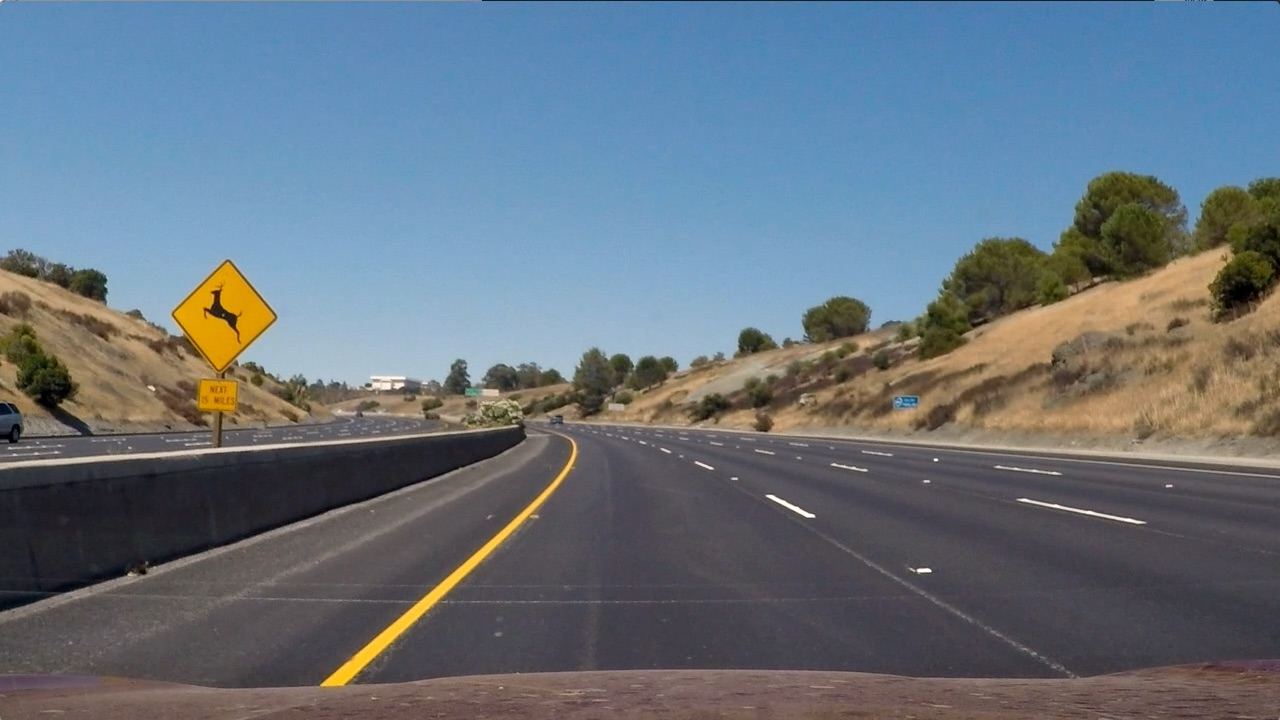
#> input picture test_images/test2.jpg, 1280 x 720 px
$ jupyter execute --allow-errors Advanced_Lane_Lines_EDA.ipynb   (shell and % lines are left out)   (older library calls are emulated)
#> lines starting #> are read from the running program, lines starting #| are printed output that depends on the picture; after the words box and inside, x2 and y2 are one past the last pixel; in counts of white or black regions, pixels touching at a corner belong together
[cell 1]
import matplotlib.pyplot as plt
import matplotlib.image as mpimg
import numpy as np
import cv2
import os
import pickle
from scipy.interpolate import UnivariateSpline
from scipy.signal import find_peaks_cwt

# Import everything needed to edit/save/watch video clips
from moviepy.editor import VideoFileClip
from IPython.display import HTML
pi = 3.14159
#> (the rest of this cell did not finish here and is left out)

[cell 2]
image = mpimg.imread('test_images/test2.jpg')
#> image is the input picture: shape (720, 1280, 3); mean R, G, B 102.8, 114.6, 125.5
image = cv2.resize(image, (960, 540))
#> image: shape (540, 960, 3)
plt.imshow(image)
#> (this line was passed over: IPython is not available in this run)
plt.title('original')
#> (this line was passed over: IPython is not available in this run)

[cell 3]
def undistort_image(img, mtx, dist):
    undist_img = cv2.undistort(img, mtx, dist, None, mtx)
    return undist_img

#> (a cell that did not finish here is left out)

#> (a cell that did not finish here is left out)

#> (a cell that did not finish here is left out)

#> (a cell that did not finish here is left out)

#> (a cell that did not finish here is left out)

### Apply perspective transform

[cell 9]
def warp_image(img,src,dst,img_size):
    # Apply perspective transform
    M = cv2.getPerspectiveTransform(src, dst)
    warped = cv2.warpPerspective(img, M, img_size, flags=cv2.INTER_LINEAR)
    Minv = cv2.getPerspectiveTransform(dst, src)

    return warped,M,Minv

#> (a cell that did not finish here is left out)

[cell 11]
img_size = np.shape(image) # 画像を行列に変換する。
#> img_size = (540, 960, 3)

[cell 12]
print(img_size[0],img_size[1])
#| 540 960

[cell 13]
# unitとは符号なしの整数。確かにprint結果を見ても整数である。
#左上を(0,0)とする
#img_size[0]は列
#img_size[1]は行
ht_window = np.uint(img_size[0]/1.5)
#> ht_window = 360
hb_window = np.uint(img_size[0])
#> hb_window = 540
c_window = np.uint(img_size[1]/2)
#> c_window = 480
ctl_window = c_window - .2*np.uint(img_size[1]/2)
#> ctl_window = 384
ctr_window = c_window + .2*np.uint(img_size[1]/2)
#> ctr_window = 576
cbl_window = c_window - 1*np.uint(img_size[1]/2)
#> cbl_window = 0
cbr_window = c_window + 1*np.uint(img_size[1]/2)
#> cbr_window = 960

[cell 14]
print(ht_window,hb_window,c_window,ctl_window,ctr_window,cbl_window,cbr_window)
#| 360 540 480 384.0 576.0 0.0 960.0

[cell 15]
src = np.float32([[cbl_window,hb_window],[cbr_window,hb_window],[ctr_window,ht_window],[ctl_window,ht_window]])

[cell 16]
print(src) # Bird-eye view point
#| [[  0. 540.]
#|  [960. 540.]
#|  [576. 360.]
#|  [384. 360.]]

[cell 17]
dst = np.float32([[0,img_size[0]],[img_size[1],img_size[0]],
                  [img_size[1],0],[0,0]])
#> dst = [[0, 540], [960, 540], [960, 0], [0, 0]]

[cell 18]
print(dst) # Bird-eyeで得られた画像をさらに同じ画像サイズの行列式に変換する。
#| [[  0. 540.]
#|  [960. 540.]
#|  [960.   0.]
#|  [  0.   0.]]

[cell 19]
warped,M_warp,Minv_warp = warp_image(image,src,dst,(img_size[1],img_size[0]))
#> in warp_image, `warped = cv2.warpPerspective(img, M, img_size, flags=cv2.INTER_LINEAR)`:
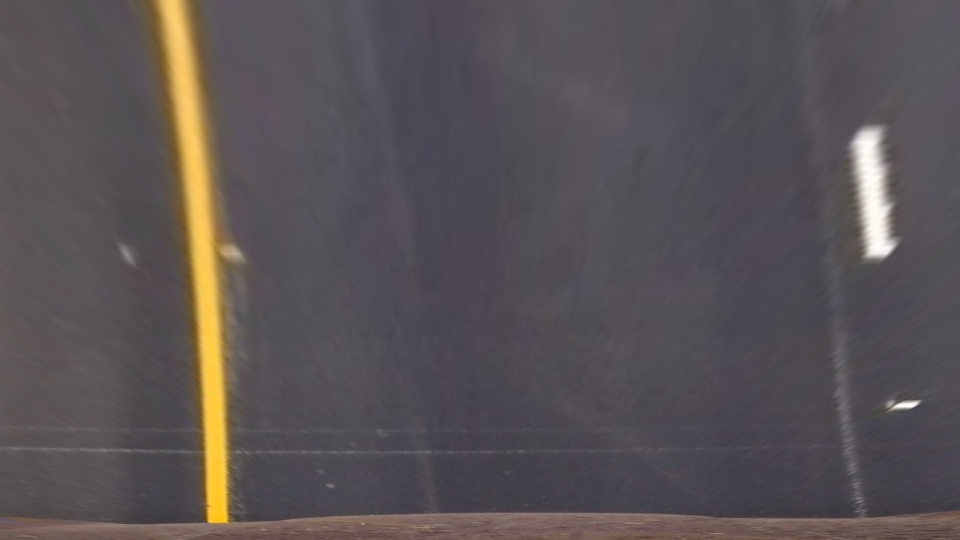
#> warped: shape (540, 960, 3); mean R, G, B 89, 82.7, 84.8
#> M_warp = [[-0.714, -1.52, 822.9], [-1.18e-16, -2.14, 771.4], [-3.08e-19, -0.00317, 1]]; Minv_warp = [[0.2, -0.711, 384], [0, -0.467, 360], [0, -0.00148, 1]]

[cell 20]
print(warped,M_warp,Minv_warp)
#> (printed output is left out)

[cell 21]
plt.figure(figsize=(10,4))
#> (this line was passed over: IPython is not available in this run)
plt.subplot(1,2,1)
#> (this line was passed over: IPython is not available in this run)
plt.imshow(image,cmap='gray')
#> (this line was passed over: IPython is not available in this run)
#> `image_HSV = cv2.cvtColor(warped, cv2.COLOR_RGB2HSV)`: image_HSV: shape (540, 960, 3); mean H, S, V 122.3, 30, 92.1
#> (the rest of this cell did not finish here and is left out)

### Apply color mask

[cell 22]
def warp_image(img,src,dst,img_size):
    # Apply perspective transform
    M = cv2.getPerspectiveTransform(src, dst)
    warped = cv2.warpPerspective(img, M, img_size, flags=cv2.INTER_LINEAR)
    Minv = cv2.getPerspectiveTransform(dst, src)

    return warped,M,Minv

def color_mask(hsv,low,high):
    # Return mask from HSV
    mask = cv2.inRange(hsv, low, high)
    return mask

def apply_color_mask(hsv,img,low,high):
    # Apply color mask to image
    mask = cv2.inRange(hsv, low, high)
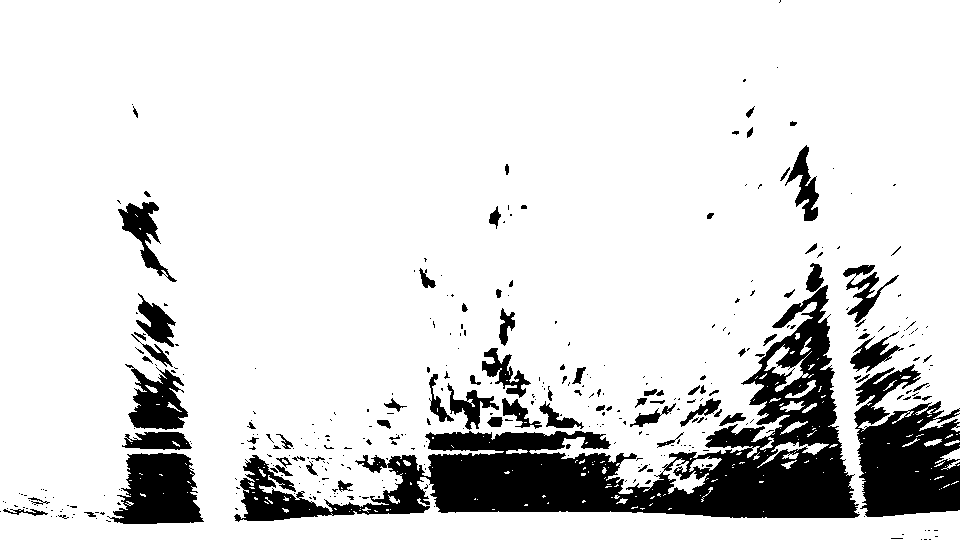
#> mask: shape (540, 960); 86.2% white; 373 black regions (289 under 20 px), largest, box (x1, y1, x2, y2) and area: (234, 285, 860, 522) 38846, (854, 364, 960, 517) 10559, (107, 453, 204, 524) 4803
    res = cv2.bitwise_and(img,img, mask= mask)
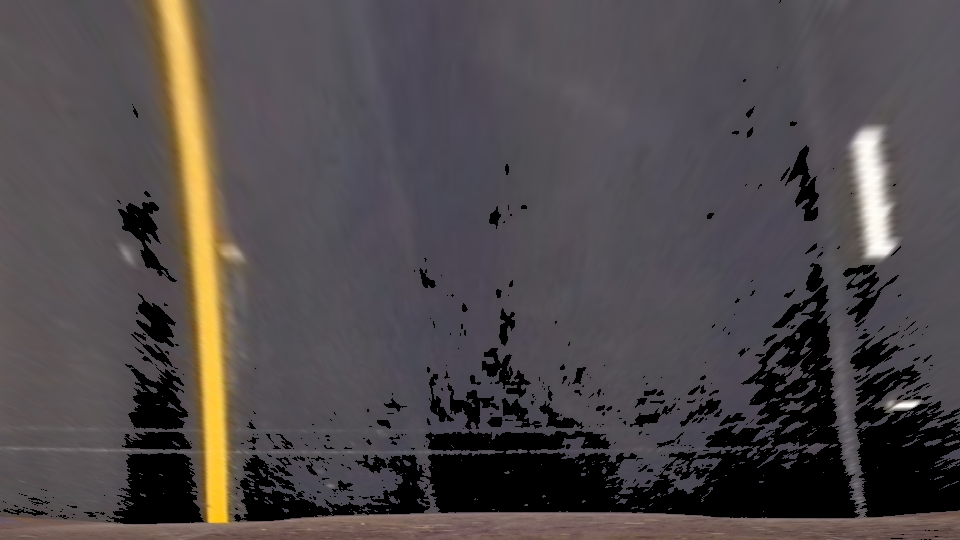
#> res: shape (540, 960, 3); mean R, G, B 79, 73.2, 74.4
    return res

[cell 23]
image_HSV = cv2.cvtColor(warped, cv2.COLOR_RGB2HSV)

white_hsv_low = np.array([0,  0, 80])
white_hsv_high = np.array([255, 255, 255])

res1 = apply_color_mask(image_HSV,warped,white_hsv_low,white_hsv_high)
plt.subplot(1,2,1)
#> (this line was passed over: IPython is not available in this run)
plt.imshow(warped)
#> (this line was passed over: IPython is not available in this run)
plt.title('bird-eye view')
plt.axis('off')
plt.subplot(1,2,2)
plt.imshow(res1)
plt.title('bird-eye view')
plt.axis('off');

$ run again, with test_images/test3.jpg copied over test_images/test2.jpg
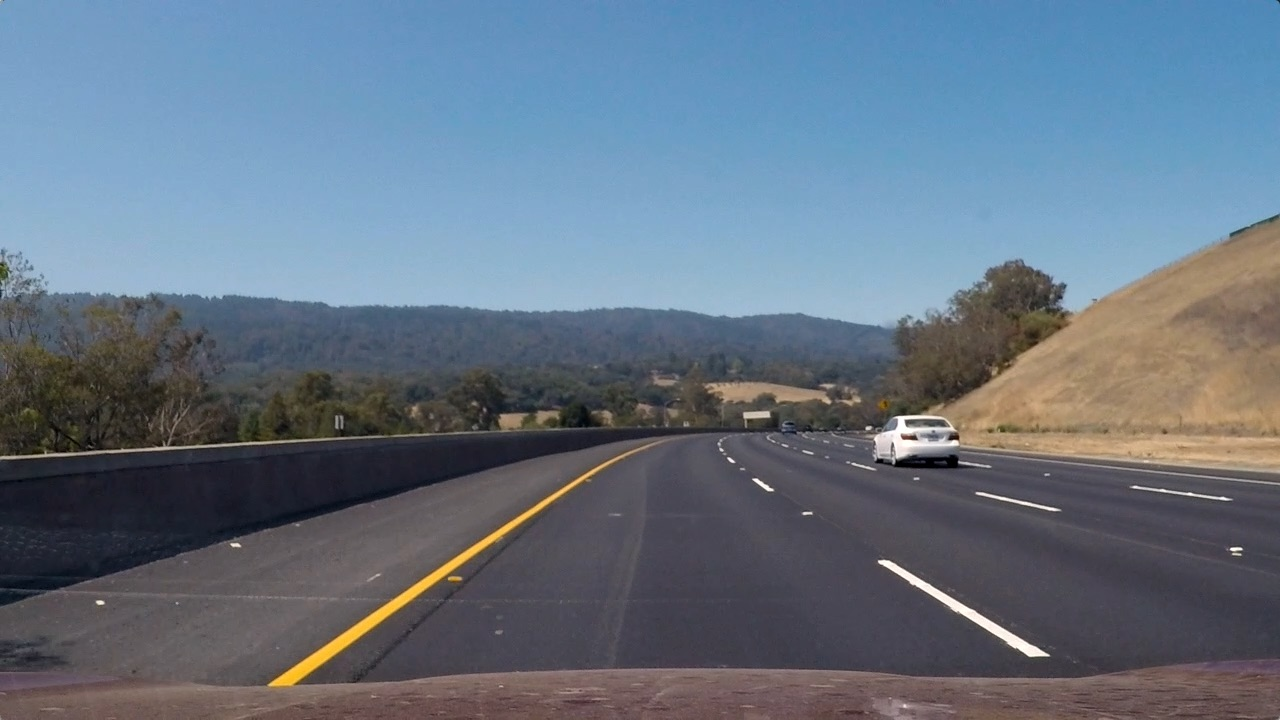
#> input picture test_images/test3.jpg, 1280 x 720 px
#> image is the input picture: shape (720, 1280, 3); mean R, G, B 101.1, 115.3, 130.7
#> image: shape (540, 960, 3)
#| 540 960
#| 360 540 480 384.0 576.0 0.0 960.0
#| [[  0. 540.]
#|  [960. 540.]
#|  [576. 360.]
#|  [384. 360.]]
#| [[  0. 540.]
#|  [960. 540.]
#|  [960.   0.]
#|  [  0.   0.]]
#> M_warp = [[-0.714, -1.52, 822.9], [-1.18e-16, -2.14, 771.4], [-3.08e-19, -0.00317, 1]]; Minv_warp = [[0.2, -0.711, 384], [0, -0.467, 360], [0, -0.00148, 1]]
#> (printed output is left out)
#> image_HSV: shape (540, 960, 3); mean H, S, V 112.3, 35.9, 96.3
#> in apply_color_mask, `mask = cv2.inRange(hsv, low, high)`:
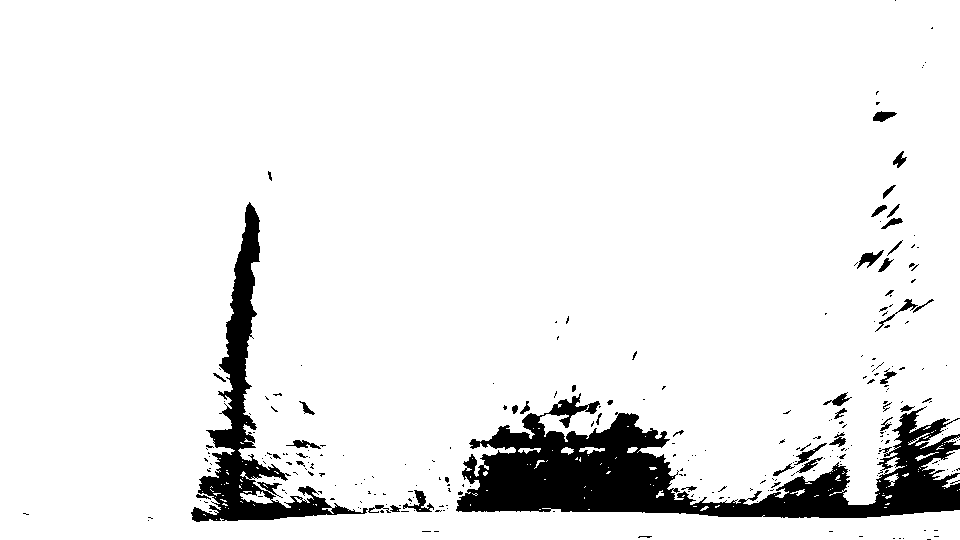
#> mask: shape (540, 960); 92.3% white; 273 black regions (230 under 20 px), largest, box (x1, y1, x2, y2) and area: (456, 393, 960, 518) 26232, (191, 202, 368, 522) 9867, (403, 490, 434, 512) 245
#> in apply_color_mask, `res = cv2.bitwise_and(img,img, mask= mask)`:
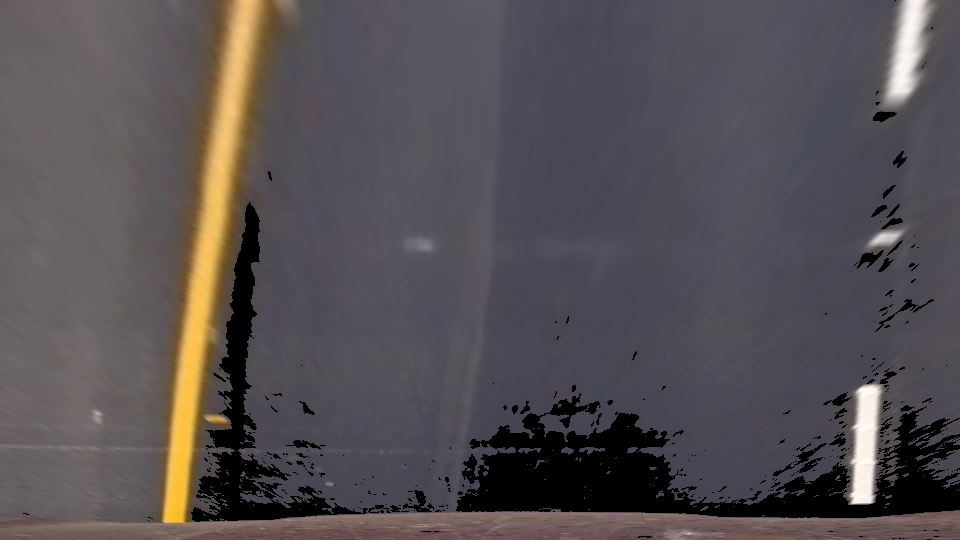
#> res: shape (540, 960, 3); mean R, G, B 85.3, 79.5, 82.8

$ run again, with test_images/test4.jpg copied over test_images/test2.jpg
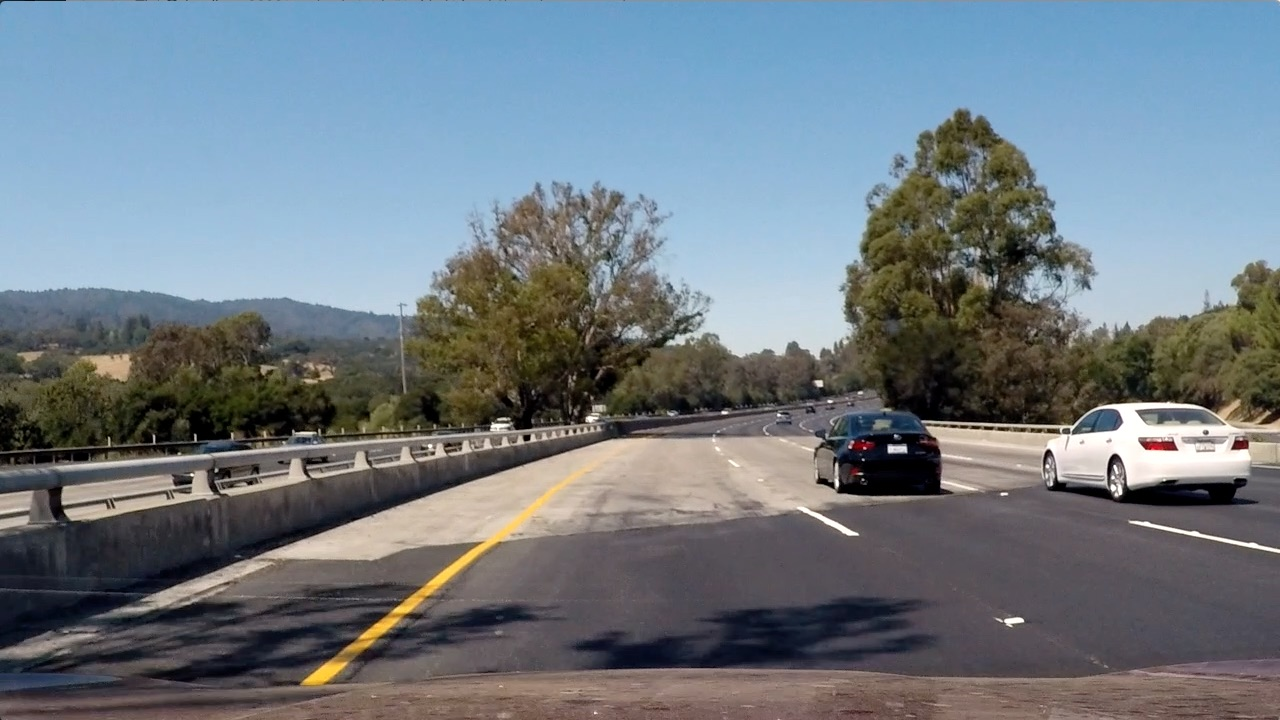
#> input picture test_images/test4.jpg, 1280 x 720 px
#> image is the input picture: shape (720, 1280, 3); mean R, G, B 112.2, 122.7, 130.9
#> image: shape (540, 960, 3)
#| 540 960
#| 360 540 480 384.0 576.0 0.0 960.0
#| [[  0. 540.]
#|  [960. 540.]
#|  [576. 360.]
#|  [384. 360.]]
#| [[  0. 540.]
#|  [960. 540.]
#|  [960.   0.]
#|  [  0.   0.]]
#> M_warp = [[-0.714, -1.52, 822.9], [-1.18e-16, -2.14, 771.4], [-3.08e-19, -0.00317, 1]]; Minv_warp = [[0.2, -0.711, 384], [0, -0.467, 360], [0, -0.00148, 1]]
#> (printed output is left out)
#> image_HSV: shape (540, 960, 3); mean H, S, V 55.6, 41.6, 148.9
#> in apply_color_mask, `mask = cv2.inRange(hsv, low, high)`:
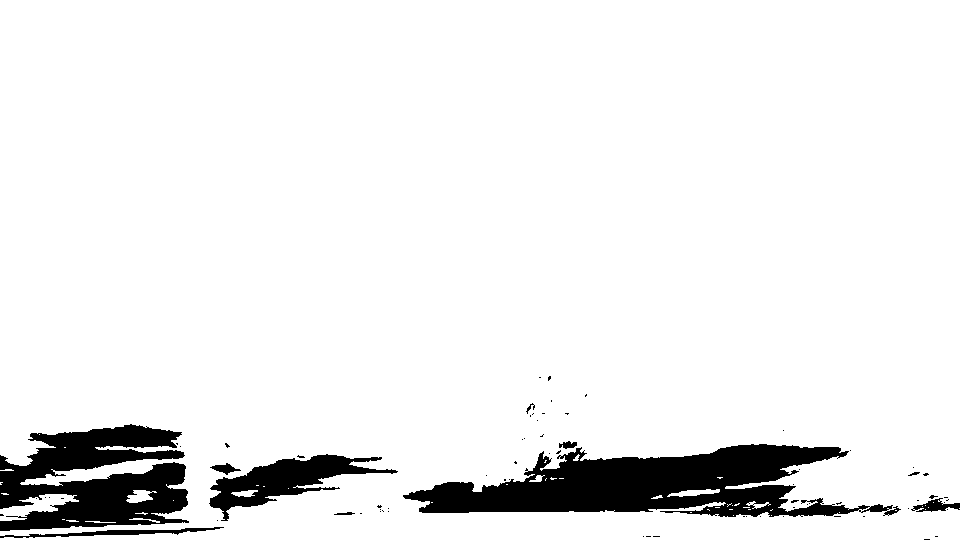
#> mask: shape (540, 960); 92.7% white; 74 black regions (64 under 20 px), largest, box (x1, y1, x2, y2) and area: (403, 444, 901, 517) 18956, (0, 424, 189, 531) 13063, (209, 454, 398, 521) 4420
#> in apply_color_mask, `res = cv2.bitwise_and(img,img, mask= mask)`:
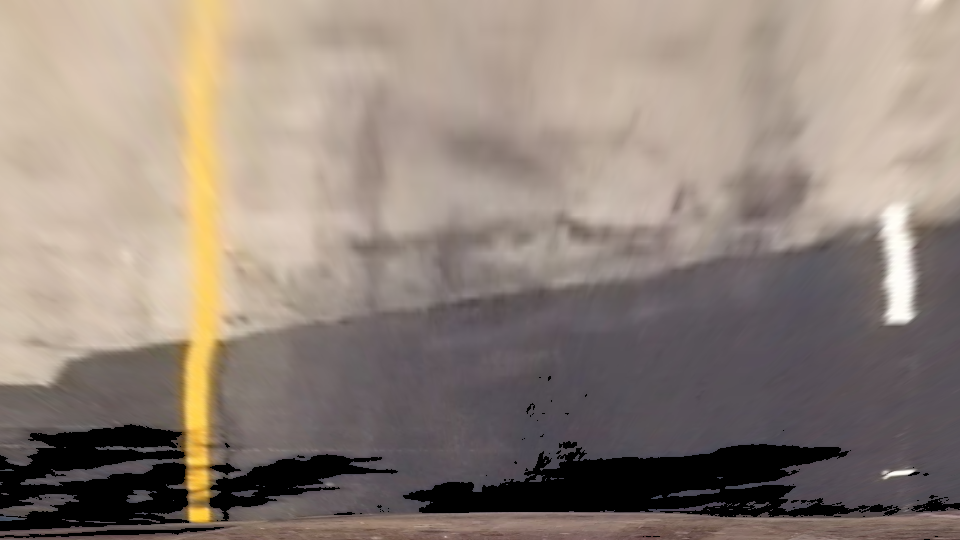
#> res: shape (540, 960, 3); mean R, G, B 144.7, 131.3, 121.8
